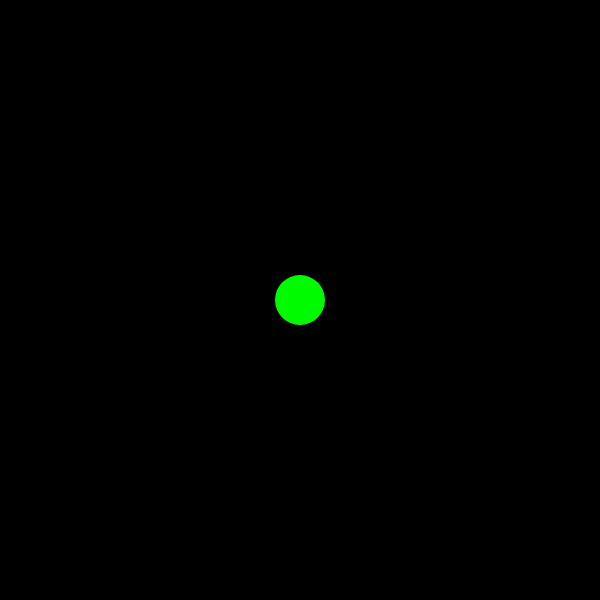
Frame 1 (no input)
Frame 60 (no input): identical to frame 1, image omitted
Frame 120 (the mouse pressed at the canvas centre since frame 60): identical to frame 1, image omitted

The p5.js sketch that drew this single still picture (run headless with seeded random() and noise() and a simulated clock; from frame 60 on, the mouse is pressed at the canvas centre):

// p5.js sketch
// ── sketch.js


var CircleX;
var CircleY;
var targetX;
var targetY;

function setup() {
  createCanvas(600, 600);
  CircleX = width / 2;
  CircleY = height / 2;
  targetX = CircleX;
  targetY = CircleY;
}

var mhue=0;

function draw() {
   background (0);
   var circleSize = 50;
   noStroke ();
   fill (0,250,0)

   if (mouseIsPressed) {
     targetX = mouseX;
     targetY = mouseY;
   }

   var xDiff = targetX - CircleX;
   var yDiff = targetY - CircleY;
   var speed = 1.3;

   CircleX = CircleX + xDiff * speed;
   CircleY = CircleY + yDiff * speed;

   ellipse(CircleX, CircleY, circleSize, circleSize );

 }
